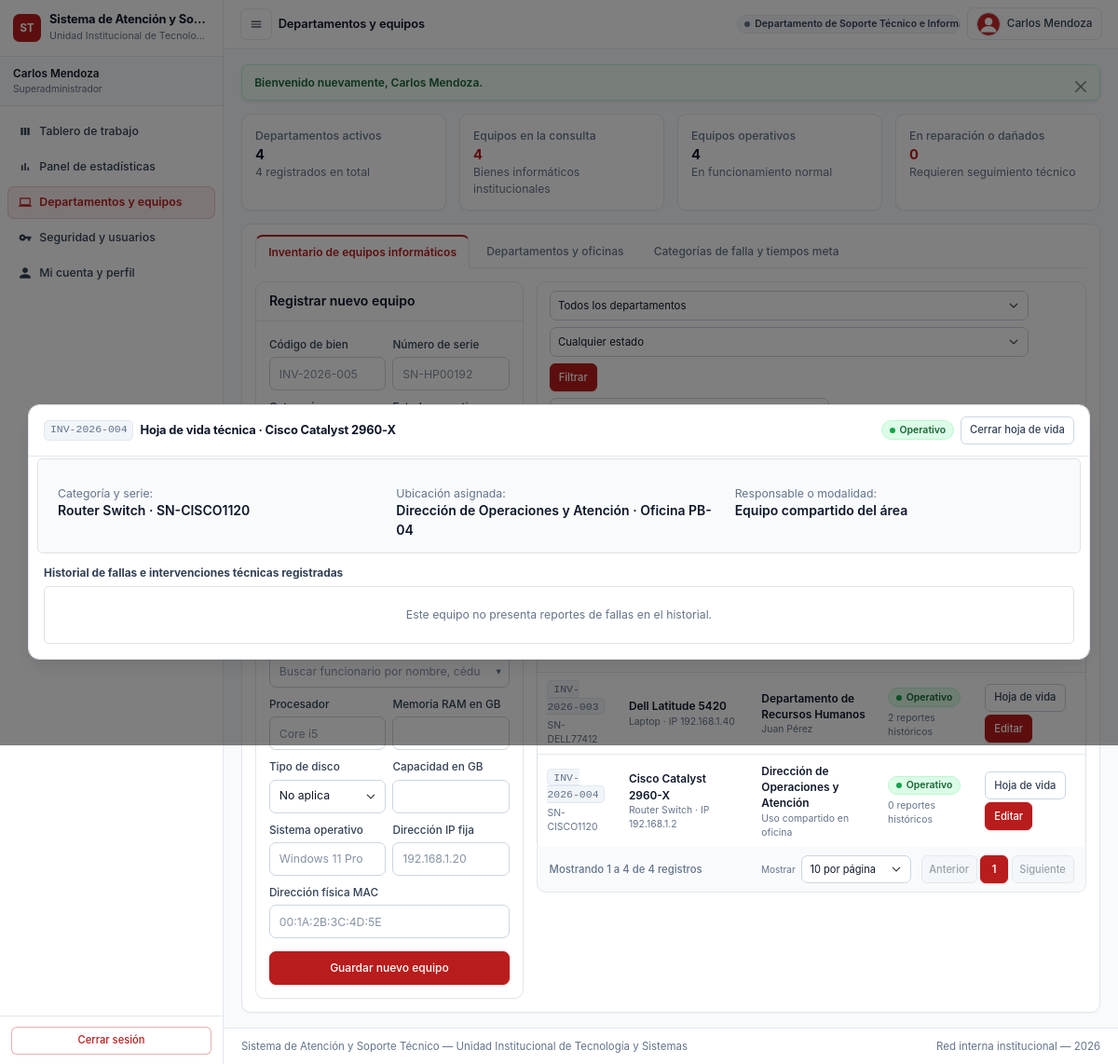
The page /index.php?c=inventario&a=index&ver_equipo=4 (signed in) on the database its author committed.
### tables this page shows
CREATE TABLE `roles_permisos` (
  `id_rol_permiso` int unsigned NOT NULL AUTO_INCREMENT,
  `id_rol` tinyint unsigned NOT NULL,
  `id_modulo` tinyint unsigned NOT NULL,
  `permiso_ver` tinyint(1) NOT NULL DEFAULT '0',
  `permiso_crear` tinyint(1) NOT NULL DEFAULT '0',
  `permiso_editar` tinyint(1) NOT NULL DEFAULT '0',
  `permiso_eliminar` tinyint(1) NOT NULL DEFAULT '0',
  `permiso_asignar_tickets` tinyint(1) NOT NULL DEFAULT '0',
  PRIMARY KEY (`id_rol_permiso`),
  UNIQUE KEY `uk_rol_modulo` (`id_rol`,`id_modulo`),
  KEY `fk_rp_modulo` (`id_modulo`),
  CONSTRAINT `fk_rp_modulo` FOREIGN KEY (`id_modulo`) REFERENCES `modulos_sistema` (`id_modulo`) ON DELETE CASCADE ON UPDATE CASCADE,
  CONSTRAINT `fk_rp_rol` FOREIGN KEY (`id_rol`) REFERENCES `roles` (`id_rol`) ON DELETE CASCADE ON UPDATE CASCADE
);

CREATE TABLE `modulos_sistema` (
  `id_modulo` tinyint unsigned NOT NULL AUTO_INCREMENT,
  `clave_modulo` varchar(30) NOT NULL COMMENT 'Ej: Mod1_Auth, Mod5_Kanban',
  `nombre_modulo` varchar(80) NOT NULL,
  `icono_argon` varchar(50) DEFAULT 'ni ni-app' COMMENT 'Clase de ícono para Argon Dashboard',
  `orden_menu` tinyint unsigned DEFAULT '1',
  PRIMARY KEY (`id_modulo`),
  UNIQUE KEY `clave_modulo` (`clave_modulo`)
);

CREATE TABLE `equipos` (
  `id_equipo` int unsigned NOT NULL AUTO_INCREMENT,
  `id_departamento` smallint unsigned NOT NULL,
  `id_usuario_asignado` int unsigned DEFAULT NULL COMMENT 'NULL si es equipo compartido del depto',
  `codigo_bien` varchar(40) NOT NULL COMMENT 'Etiqueta física de inventario',
  `numero_serie` varchar(80) NOT NULL,
  `categoria_equipo` enum('PC_Escritorio','Laptop','Impresora','Router_Switch','Servidor','Periferico') NOT NULL,
  `marca` varchar(50) NOT NULL,
  `modelo` varchar(80) NOT NULL,
  `procesador_cpu` varchar(80) DEFAULT NULL,
  `memoria_ram_gb` smallint unsigned DEFAULT NULL,
  `tipo_almacenamiento` enum('SSD','HDD','NVMe','No_Aplica') DEFAULT 'No_Aplica',
  `capacidad_almacenamiento_gb` smallint unsigned DEFAULT NULL,
  `sistema_operativo` varchar(60) DEFAULT NULL,
  `direccion_ip_fija` varchar(45) DEFAULT NULL,
  `direccion_mac` varchar(17) DEFAULT NULL,
  `es_equipo_compartido` tinyint(1) NOT NULL DEFAULT '0',
  `estado_operativo` enum('Operativo','En_Reparacion','Danado','Desincorporado') NOT NULL DEFAULT 'Operativo',
  `creado_en` timestamp NULL DEFAULT CURRENT_TIMESTAMP,
  `actualizado_en` timestamp NULL DEFAULT CURRENT_TIMESTAMP ON UPDATE CURRENT_TIMESTAMP,
  PRIMARY KEY (`id_equipo`),
  UNIQUE KEY `codigo_bien` (`codigo_bien`),
  UNIQUE KEY `numero_serie` (`numero_serie`),
  KEY `idx_equipo_depto` (`id_departamento`),
  KEY `fk_equipo_usuario` (`id_usuario_asignado`),
  CONSTRAINT `fk_equipo_depto` FOREIGN KEY (`id_departamento`) REFERENCES `departamentos` (`id_departamento`) ON DELETE RESTRICT ON UPDATE CASCADE,
  CONSTRAINT `fk_equipo_usuario` FOREIGN KEY (`id_usuario_asignado`) REFERENCES `usuarios` (`id_usuario`) ON DELETE SET NULL ON UPDATE CASCADE
);

CREATE TABLE `departamentos` (
  `id_departamento` smallint unsigned NOT NULL AUTO_INCREMENT,
  `codigo_departamento` varchar(20) NOT NULL COMMENT 'Ej: DEP-CONT, DEP-SOP',
  `nombre_departamento` varchar(100) NOT NULL,
  `sede_edificio` varchar(80) NOT NULL,
  `piso_oficina` varchar(30) NOT NULL,
  `numero_oficina` varchar(30) NOT NULL,
  `telefono_extension` varchar(25) DEFAULT NULL,
  `activo` tinyint(1) NOT NULL DEFAULT '1',
  `creado_en` timestamp NULL DEFAULT CURRENT_TIMESTAMP,
  `actualizado_en` timestamp NULL DEFAULT CURRENT_TIMESTAMP ON UPDATE CURRENT_TIMESTAMP,
  PRIMARY KEY (`id_departamento`),
  UNIQUE KEY `codigo_departamento` (`codigo_departamento`)
);

### views/inventario/index.php (the view, shortened to what the rows shown need)
<?php
require __DIR__ . '/../layouts/header.php';
?>
<?php if ($equipoHojaVida !== null): ?>
    <div class="modal fade" id="modalHojaVidaEquipo" tabindex="-1" aria-labelledby="tituloModalHojaVida" aria-hidden="true">
        <div class="modal-dialog modal-xl modal-dialog-centered modal-dialog-scrollable">
            <div class="modal-content">
                <div class="modal-header d-flex justify-content-between align-items-center gap-2">
                    <div class="d-flex align-items-center gap-2">
                        <span class="codigo-monoespaciado"><?php echo e($equipoHojaVida['codigo_bien']); ?></span>
                        <h3 class="modal-title h5 fw-bold mb-0" id="tituloModalHojaVida">
                            Hoja de vida técnica · <?php echo e($equipoHojaVida['marca'] . ' ' . $equipoHojaVida['modelo']); ?>
                        </h3>
                    </div>
                    <div class="d-flex align-items-center gap-2">
                        <span class="<?php echo e(clase_insignia_estado((string)$equipoHojaVida['estado_operativo'])); ?>">
                            <?php echo e(texto_estado_legible((string)$equipoHojaVida['estado_operativo'])); ?>
                        </span>
                        <a href="<?php echo e(ruta_url('inventario', 'index')); ?>" class="btn btn-sm btn-secondary">
                            Cerrar hoja de vida
                        </a>
                    </div>
                </div>
                <div class="modal-body">
                    <div class="row g-3 mb-3 p-3 rounded border" style="background-color: var(--color-fondo-sutil);">
                        <div class="col-12 col-md-4">
                            <span class="small texto-secundario d-block">Categoría y serie:</span>
                            <span class="fw-semibold">
                                <?php echo e(texto_estado_legible((string)$equipoHojaVida['categoria_equipo']) . ' · ' . $equipoHojaVida['numero_serie']); ?>
                            </span>
                        </div>
                        <div class="col-12 col-md-4">
                            <span class="small texto-secundario d-block">Ubicación asignada:</span>
                            <span class="fw-semibold">
                                <?php echo e($equipoHojaVida['nombre_departamento'] . ' · ' . $equipoHojaVida['numero_oficina']); ?>
                            </span>
                        </div>
                        <div class="col-12 col-md-4">
                            <span class="small texto-secundario d-block">Responsable o modalidad:</span>
                            <span class="fw-semibold">
                                <?php echo !empty($equipoHojaVida['nombre_usuario_asignado']) ? e($equipoHojaVida['nombre_usuario_asignado']) : 'Equipo compartido del área'; ?>
                            </span>
                        </div>
                    </div>
                    <h4 class="h6 fw-bold mb-2">Historial de fallas e intervenciones técnicas registradas</h4>
                    <?php if (empty($historialEquipo)): ?>
                        <div class="p-4 text-center texto-secundario small border rounded">
                            Este equipo no presenta reportes de fallas en el historial.
                        </div>
                    <?php endif; ?>
                </div>
            </div>
        </div>
    </div>
<?php endif; ?>
<div class="card">
    <div class="card-body">
        <div class="tab-content">
            <div class="tab-pane fade <?php echo $pestanaActiva === 'equipos' ? 'show active' : ''; ?>"
                 id="tab-inv-equipos"
                 role="tabpanel">
                <div class="row g-3 fila-inicio-alineada">
                    <div class="col-12 col-xl-8">
                        <div class="table-responsive border rounded">
                            <table class="table table-hover align-middle mb-0" id="tablaEquiposInventario" data-paginacion="true">
                                <thead>
                                    <tr>
                                        <th>Código y serie</th>
                                        <th>Equipo y especificaciones</th>
                                        <th>Ubicación y responsable</th>
                                        <th>Estado y fallas</th>
                                        <th>Acciones</th>
                                    </tr>
                                </thead>
                                <tbody>
                                    <?php if (empty($equipos)): ?>
                                        <tr>
                                            <td colspan="5" class="text-center py-4 texto-secundario">
                                                No se encontraron equipos registrados para los filtros seleccionados.
                                            </td>
                                        </tr>
                                    <?php else: ?>
                                        <?php foreach ($equipos as $eq): ?>
                                            <tr>
                                                <td>
                                                    <div><span class="codigo-monoespaciado"><?php echo e($eq['codigo_bien']); ?></span></div>
                                                    <div class="small texto-secundario mt-1"><?php echo e($eq['numero_serie']); ?></div>
                                                </td>
                                                <td>
                                                    <div class="fw-semibold"><?php echo e($eq['marca'] . ' ' . $eq['modelo']); ?></div>
                                                    <div class="small texto-secundario">
                                                        <?php echo e(texto_estado_legible((string)$eq['categoria_equipo'])); ?>
                                                        <?php if (!empty($eq['direccion_ip_fija'])): ?>
                                                            · IP <?php echo e($eq['direccion_ip_fija']); ?>
                                                        <?php endif; ?>
                                                    </div>
                                                </td>
                                                <td>
                                                    <div class="fw-semibold"><?php echo e($eq['nombre_departamento']); ?></div>
                                                    <div class="small texto-secundario">
                                                        <?php echo !empty($eq['nombre_usuario_asignado']) ? e($eq['nombre_usuario_asignado']) : 'Uso compartido en oficina'; ?>
                                                    </div>
                                                </td>
                                                <td>
                                                    <span class="<?php echo e(clase_insignia_estado((string)$eq['estado_operativo'])); ?>">
                                                        <?php echo e(texto_estado_legible((string)$eq['estado_operativo'])); ?>
                                                    </span>
                                                    <div class="small texto-secundario mt-1">
                                                        <?php echo (int)$eq['total_fallas_reportadas']; ?> reportes históricos
                                                    </div>
                                                </td>
                                                <td>
                                                    <div class="d-flex flex-wrap gap-1">
                                                        <a href="<?php echo e(ruta_url('inventario', 'index', ['ver_equipo' => (int)$eq['id_equipo']])); ?>"
                                                           class="btn btn-sm btn-secondary">
                                                            Hoja de vida
                                                        </a>
                                                        <a href="<?php echo e(ruta_url('inventario', 'index', ['editar_equipo' => (int)$eq['id_equipo']])); ?>"
                                                           class="btn btn-sm btn-institucional">
                                                            Editar
                                                        </a>
                                                    </div>
                                                </td>
                                            </tr>
                                        <?php endforeach; ?>
                                    <?php endif; ?>
                                </tbody>
                            </table>
                        </div>
                    </div>
                </div>
            </div>
        </div>
    </div>
</div>
<?php require __DIR__ . '/../layouts/footer.php'; ?>

### views/layouts/sidebar.php (shortened to what the rows shown need)
<?php
require_once __DIR__ . '/../../models/Usuario.php';
$idRolActual     = (int)($_SESSION['id_rol'] ?? 0);
$controladorAct  = strtolower((string)($_GET['c'] ?? 'auth'));
$modeloMenuUsuario = new Usuario();
$estructuraRol = $modeloMenuUsuario->obtenerPermisosYMenuPorRol($idRolActual);
$itemsMenu = $estructuraRol['menu'];
?>
<aside class="menu-lateral-argon" id="menuLateralInstitucional" aria-label="Menú principal del sistema">
    <div class="marca-institucional">
        <div class="overflow-hidden flex-grow-1 min-w-0">
            <h1 class="titulo-sistema text-truncate"><?php echo e(APP_NOMBRE); ?></h1>
        </div>
    </div>
    <ul class="lista-navegacion-lateral">
        <?php foreach ($itemsMenu as $item): ?>
            <?php
            $esActivo = ($controladorAct === strtolower((string)$item['controlador']));
            ?>
            <li class="item-navegacion">
                <a href="<?php echo e(ruta_url((string)$item['controlador'], (string)$item['accion'])); ?>"
                   class="enlace-navegacion <?php echo $esActivo ? 'activo' : ''; ?>">
                    <span class="grupo-icono-texto text-truncate">
                        <i class="<?php echo e((string)$item['icono_argon']); ?>" aria-hidden="true"></i>
                        <span class="text-truncate"><?php echo e((string)$item['nombre_modulo']); ?></span>
                    </span>
                </a>
            </li>
        <?php endforeach; ?>
    </ul>
</aside>

### rows shown on the page
roles_permisos: id_modulo.nombre_modulo "Tablero de trabajo"
roles_permisos: id_modulo.nombre_modulo "Panel de estadísticas"
roles_permisos: id_modulo.nombre_modulo "Departamentos y equipos"
roles_permisos: nombre_modulo "Seguridad y usuarios"
roles_permisos: id_modulo.nombre_modulo "Mi cuenta y perfil"
equipos: codigo_bien "INV-2026-004", marca+modelo "Cisco Catalyst 2960-X", estado_operativo "Operativo", categoria_equipo+numero_serie "Router Switch · SN-CISCO1120", id_departamento.numero_oficina "Dirección de Operaciones y Atención · Oficina PB-04", numero_serie "SN-CISCO1120", categoria_equipo "Router Switch", direccion_ip_fija "192.168.1.2", id_departamento.nombre_departamento "Dirección de Operaciones y Atención", shows "Uso compartido en oficina", total_fallas_reportadas "0"
equipos: codigo_bien "INV-2026-003", numero_serie "SN-DELL77412", marca+modelo "Dell Latitude 5420", categoria_equipo "Laptop", direccion_ip_fija "192.168.1.40", id_departamento.nombre_departamento "Departamento de Recursos Humanos", nombre_usuario_asignado "Juan Pérez", estado_operativo "Operativo", total_fallas_reportadas "2"

### other values the page prints
APP_NOMBRE "Sistema de Atención y So…"
APP_INSTITUCION "Unidad Institucional de Tecnolo…"
$_SESSION['nombre_rol'] "Superadministrador"
$tituloSeccion "Departamentos y equipos"
$_SESSION['nombre_departamento'] "Departamento de Soporte Técnico e Inf…"
$alertaFlash['mensaje'] "Bienvenido nuevamente, Carlos Mendoza."
$totalDeptosActivos "4"
count($departamentos) "4"
count($equipos) "4"
$totalEqOperativos "4"
$totalEqAtencion "0"
APP_NOMBRE "Sistema de Atención y Soporte Técnico"
APP_INSTITUCION "Unidad Institucional de Tecnología y Sistemas"
